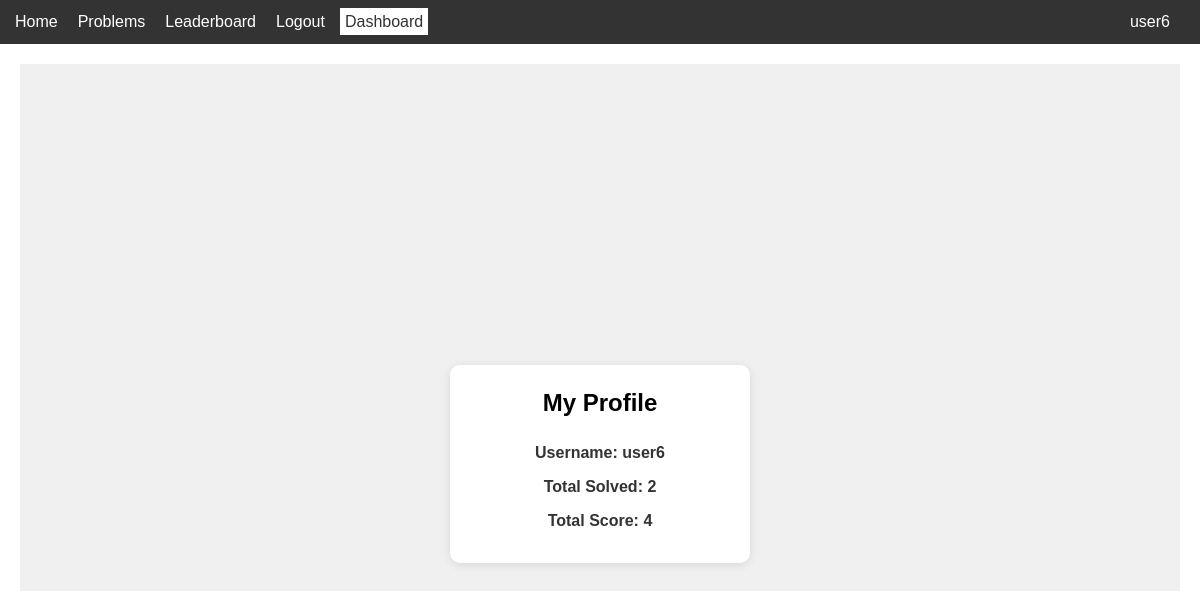
/dashboard/ (signed in), run on the app's committed database.
### judge/models.py (models this page shows, shortened)
class Userprofile(models.Model):#models is a module provided by Django that contains various classes and utilities for defining and working with database models.class userprofile extends Class Model
    user= models.OneToOneField(User, on_delete=models.CASCADE)#
    total_solved= models.IntegerField(default=0)
    total_score= models.IntegerField(default=0)
    class Meta:
        ordering = ['-total_score']

### judge/views.py (the view)
# urls.py: path('dashboard/', views.dashboard, name='dashboard'),
def dashboard(request):
    user_profile = Userprofile.objects.get(user=request.user)
    return render(request, 'dashboard.html', {'user_profile': user_profile})

### judge/templates/dashboard.html
{% extends 'base.html' %}
{% load static %}
{% block content %}
  <link rel="stylesheet" href="{% static 'dashboard.css' %}">
  <div class="container">
    <div class="profile-card">
      <div class="profile-header">
        <h1>My Profile</h1>
      </div>
      <div class="profile-info">
        <p><span>Username:</span> <span id="username">{{ user_profile.user.username }}</span></p>
        <p><span>Total Solved:</span> <span id="total-solved">{{ user_profile.total_solved }}</span></p>
        <p><span>Total Score:</span> <span id="total-score">{{ user_profile.total_score }}</span></p>
      </div>
    </div>
  </div>
  {% endblock %}

### judge/templates/base.html (shortened to what this page needs)
<!DOCTYPE html>
<html>
<head>
</head>
<body>
  <header>
    <nav>
      <ul>
        <li{% if request.path == '/' %} class="active"{% endif %}><a href="/">Home</a></li>
        <li{% if request.path == '/problems/' %} class="active"{% endif %}><a href="/problems/">Problems</a></li>
        <li{% if request.path == '/leaderboard/' %} class="active"{% endif %}><a href="/leaderboard/">Leaderboard</a></li>
        {% if user.is_authenticated %}
          <li><a href="{% url 'logout' %}">Logout</a></li>
          <li{% if request.path == '/dashboard/' %} class="active"{% endif %}><a href="/dashboard/">Dashboard</a></li>
          <li style="margin-left: auto;">{{user.username}}<li>
        {% else %}
          <li><a href="/login/">Login</a></li>
          <li><a href="/signup/">Sign Up</a></li>
        {% endif %}
      </ul>
    </nav>
  </header>
  <div class="content">
    {% block content %}{% endblock %}
  </div>
</body>
</html>

### static/dashboard.css (style rules this page uses)
body, h1, p { margin: 0; padding: 0; }
.container { display: flex; justify-content: center; align-items: center; min-height: 100vh; background-color: #f0f0f0;; }
.profile-card { background-color: #fff; border-radius: 10px; box-shadow: 0 2px 10px rgba(0, 0, 0, 0.1); width: 300px; padding: 20px; text-align: center; }
.profile-header h1 { font-size: 24px; margin-bottom: 20px; }
.profile-info p { font-size: 16px; margin-bottom: 10px; }
.profile-info span { font-weight: bold; color: #333; }

### judge/templates/base.html (style rules this page uses)
* { margin:0;padding:0;box-sizing:border-box }
body { font-family:Arial,sans-serif;line-height:1.5 }
header { background-color:#333;color:#fff;padding:10px }
header nav ul { list-style-type:none;display:flex }
header nav ul li { margin-right:10px }
header nav ul li a { text-decoration:none;color:#fff;padding:5px }
header nav ul li.active a { background-color:#fff;color:#333 }
.content { margin:20px }

### data on the page
Userprofile: user.username "user6", total_solved "2", total_score "4"

### other printed values
{{ user.username }} "user6"
